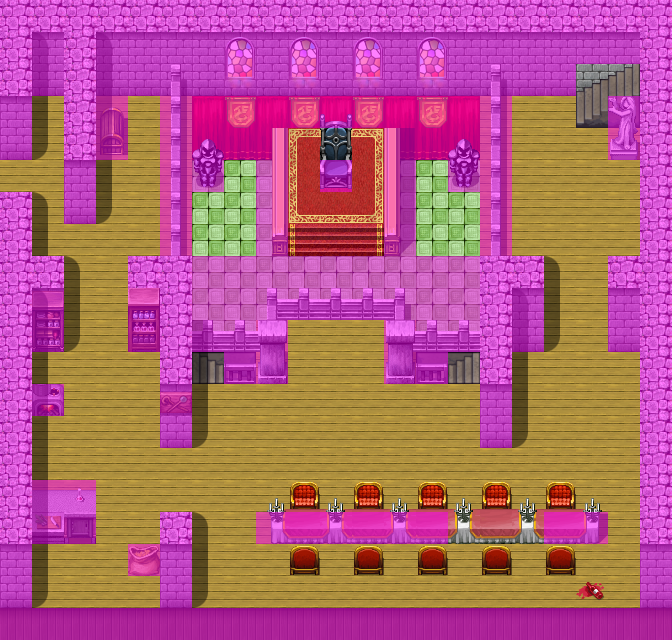

A 2D game scene composited from a Tiled map and its tileset images. What follows is a short description and the map's XML, with each tile layer's data collapsed to a summary:
An orthogonal 21x20 tile map with 32x32 px tiles, 4 tile layers (Ground, Objects, Above, Walkable), 20 tilesets and 20 objects (8x spawn, 6x script, 4x mapchange, container, key).

<map version="1.0" orientation="orthogonal" width="21" height="20" tilewidth="32" tileheight="32">
    <tileset firstgid="1" name="map_29" tilewidth="32" tileheight="32">
        <image source="../drawable/map_29.png" />
    </tileset>
    <tileset firstgid="65" name="map_7" tilewidth="32" tileheight="32">
        <image source="../drawable/map_7.png" />
    </tileset>
    <tileset firstgid="129" name="map_10" tilewidth="32" tileheight="32">
        <image source="../drawable/map_10.png" />
    </tileset>
    <tileset firstgid="193" name="map_31" tilewidth="32" tileheight="32">
        <image source="../drawable/map_31.png" />
    </tileset>
    <tileset firstgid="257" name="map_32" tilewidth="32" tileheight="32">
        <image source="../drawable/map_32.png" />
    </tileset>
    <tileset firstgid="321" name="map_23" tilewidth="32" tileheight="32">
        <image source="../drawable/map_23.png" />
    </tileset>
    <tileset firstgid="385" name="map_18" tilewidth="32" tileheight="32">
        <image source="../drawable/map_18.png" />
    </tileset>
    <tileset firstgid="449" name="map_16" tilewidth="32" tileheight="32">
        <image source="../drawable/map_16.png" />
    </tileset>
    <tileset firstgid="513" name="map_20" tilewidth="32" tileheight="32">
        <image source="../drawable/map_20.png" />
    </tileset>
    <tileset firstgid="577" name="map_28" tilewidth="32" tileheight="32">
        <image source="../drawable/map_28.png" />
    </tileset>
    <tileset firstgid="641" name="map_9" tilewidth="32" tileheight="32">
        <image source="../drawable/map_9.png" />
    </tileset>
    <tileset firstgid="705" name="map_15" tilewidth="32" tileheight="32">
        <image source="../drawable/map_15.png" />
    </tileset>
    <tileset firstgid="769" name="map_30" tilewidth="32" tileheight="32">
        <image source="../drawable/map_30.png" />
    </tileset>
    <tileset firstgid="833" name="map_12" tilewidth="32" tileheight="32">
        <image source="../drawable/map_12.png" />
    </tileset>
    <tileset firstgid="897" name="map_11" tilewidth="32" tileheight="32">
        <image source="../drawable/map_11.png" />
    </tileset>
    <tileset firstgid="961" name="map_27" tilewidth="32" tileheight="32">
        <image source="../drawable/map_27.png" />
    </tileset>
    <tileset firstgid="1025" name="map_2" tilewidth="32" tileheight="32">
        <image source="../drawable/map_2.png" />
    </tileset>
    <tileset firstgid="1089" name="map_0" tilewidth="32" tileheight="32">
        <image source="../drawable/map_0.png" />
    </tileset>
    <tileset firstgid="1153" name="map_1" tilewidth="32" tileheight="32">
        <image source="../drawable/map_1.png" />
    </tileset>
    <tileset firstgid="1217" name="map_25" tilewidth="32" tileheight="32">
        <image source="../drawable/map_25.png" />
    </tileset>
    <layer name="Ground" width="21" height="20">
        <data>[420 cells, 420 non-empty, 23 distinct tile ids]</data>
    </layer>
    <layer name="Objects" width="21" height="20">
        <data>[420 cells, 73 non-empty, 40 distinct tile ids]</data>
    </layer>
    <layer name="Above" width="21" height="20">
        <data>[420 cells, 78 non-empty, 21 distinct tile ids]</data>
    </layer>
    <layer name="Walkable" width="21" height="20">
        <data>[420 cells, 224 non-empty, 1 distinct tile ids]</data>
    </layer>
    <objectgroup name="Mapevents">
        <object name="bridge" type="mapchange" x="0" y="160" width="32" height="32">
            <properties>
                <property name="map" value="guynmart" />
                <property name="place" value="bridge_right" />
            </properties>
        </object>
        <object name="down_left" type="mapchange" x="192" y="352" width="32" height="32">
            <properties>
                <property name="map" value="guynmart_main_1" />
                <property name="place" value="up_left" />
            </properties>
        </object>
        <object name="down_right" type="mapchange" x="448" y="352" width="32" height="32">
            <properties>
                <property name="map" value="guynmart_main_1" />
                <property name="place" value="up_right" />
            </properties>
        </object>
        <object name="up" type="mapchange" x="608" y="64" width="32" height="32">
            <properties>
                <property name="map" value="guynmart_main_3" />
                <property name="place" value="down" />
            </properties>
        </object>
        <object name="guynmart_sign_steward" type="script" x="512" y="192" width="128" height="32" />
        <object name="guynmart_drp_main2_kitchen" type="container" x="32" y="544" width="32" height="32" />
        <object name="guynmart_seat1" type="script" x="416" y="480" width="32" height="96" />
        <object name="guynmart_seat2" type="script" x="448" y="480" width="32" height="96" />
        <object name="guynmart_seat3" type="script" x="480" y="480" width="32" height="96" />
        <object name="guynmart_seat4" type="script" x="512" y="480" width="32" height="96" />
        <object name="guynmart_seat5" type="script" x="544" y="480" width="32" height="96" />
    </objectgroup>
    <objectgroup name="Spawn" visible="0">
        <object name="guynmart_steward2" type="spawn" x="256" y="160" width="160" height="128">
            <properties>
                <property name="spawngroup" value="guynmart_steward2" />
            </properties>
        </object>
        <object name="guynmart_cook" type="spawn" x="32" y="352" width="128" height="256">
            <properties>
                <property name="spawngroup" value="guynmart_cook" />
            </properties>
        </object>
        <object name="guynmart_drunkard1" type="spawn" x="480" y="480" width="32" height="32">
            <properties>
                <property name="spawngroup" value="guynmart_drunkard1" />
            </properties>
        </object>
        <object name="guynmart_drunkard5" type="spawn" x="448" y="512" width="96" height="32">
            <properties>
                <property name="quantity" value="5" />
                <property name="spawngroup" value="guynmart_drunkard5" />
            </properties>
        </object>
        <object name="guynmart_mguard" type="spawn" x="32" y="96" width="32" height="128">
            <properties>
                <property name="spawngroup" value="guynmart_mguard" />
            </properties>
        </object>
        <object name="guynmart_wguard9a" type="spawn" x="64" y="224" width="32" height="64">
            <properties>
                <property name="active" value="false" />
                <property name="spawngroup" value="guynmart_wguard9a" />
            </properties>
        </object>
        <object name="guynmart_hannah2" type="spawn" x="288" y="192" width="32" height="32">
            <properties>
                <property name="active" value="false" />
                <property name="spawngroup" value="guynmart_hannah2" />
            </properties>
        </object>
        <object name="guynmart_lovis2" type="spawn" x="352" y="192" width="32" height="32">
            <properties>
                <property name="active" value="false" />
                <property name="spawngroup" value="guynmart_lovis2" />
            </properties>
        </object>
    </objectgroup>
    <objectgroup name="Keys" visible="0">
        <object name="guynmart:64" type="key" x="64" y="320" width="64" height="32">
            <properties>
                <property name="phrase" value="guynmart_key_cook" />
                <property name="requireId" value="guynmart_quest_cook_lunch" />
                <property name="requireType" value="questProgress" />
                <property name="requireValue" value="1" />
            </properties>
        </object>
    </objectgroup>
    <objectgroup name="Replace" visible="0" />
</map>
